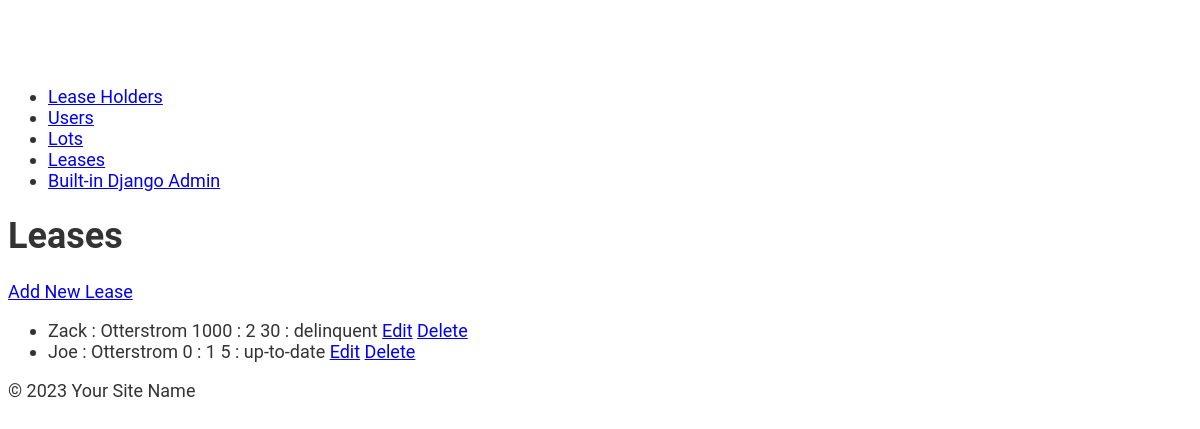
Before: /leases_back/ (signed in) with the older database file.
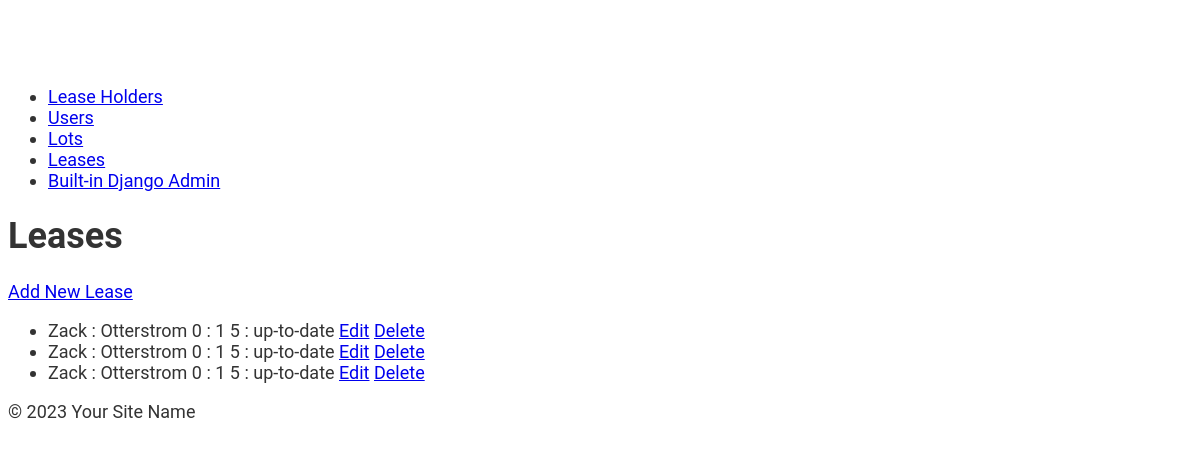
After: the same page with the newer database file.
### lots/models.py (models this page shows, shortened)
class Lease(models.Model):
    UP_TO_DATE = 'up-to-date'
    LATE = 'late'
    DELINQUENT = 'delinquent'
    PAYMENT_STATUS_CHOICES = [
        (UP_TO_DATE, 'Up to date'),
        (LATE, 'Late'),
        (DELINQUENT, 'Delinquent'),
    ]
    lot = models.ForeignKey(Lot, on_delete=models.CASCADE, help_text="The lot associated with the lease")
    lease_holder = models.ForeignKey(LeaseHolder, on_delete=models.PROTECT,
                                     help_text="The lease holder associated with this lease")
    last_payment_date = models.DateField(null=True, blank=True, help_text="Date of the most recent payment")
    last_payment_date_id = models.ForeignKey('Payment', on_delete=models.SET_NULL, null=True, blank=True,
                                             related_name='last_payment_for_lease',
                                             help_text="ID of the most recent payment")
    monthly_rental_amount = models.IntegerField(help_text="Monthly rental amount for the lease")
    due_date = models.PositiveSmallIntegerField(validators=[MaxValueValidator(30)],
                                                help_text="Due date for monthly payments")
    grace_period = models.PositiveSmallIntegerField(validators=[MaxValueValidator(30)],
                                                    help_text="Grace period allowed after the due date")
    lease_agreement_path = models.FileField(upload_to='lease_agreements/',
                                            help_text="File path to the lease agreement document")
    lot_image_path = models.FileField(upload_to='images/', help_text="File path to the image of the lot")
    payment_status = models.CharField(
        max_length=20,
        choices=PAYMENT_STATUS_CHOICES,
        default=LATE,
        help_text="Current payment status of the lease"
    )
    def __str__(self):
        return (f"{self.lease_holder}\n"
                f"{self.monthly_rental_amount} : {self.due_date}\n"
                f"{self.grace_period} : {self.payment_status}\n")  # add later?

class LeaseHolder(models.Model):
    lease_holder_first_name = models.CharField(max_length=200, help_text="First name of the lease holder")
    lease_holder_last_name = models.CharField(max_length=200, help_text="Last name of the lease holder")
    lease_holder_address = models.CharField(max_length=200, help_text="Address of the lease holder")
    email = models.CharField(max_length=200, help_text="Email address of the lease holder")
    phone = models.CharField(max_length=200, help_text="Phone number of the lease holder")
    def __str__(self):
        return f"{self.lease_holder_first_name} : {self.lease_holder_last_name}\n"

### lots/views.py (the view)
# urls.py: path('leases_back/', lease_back_list, name='lease_back_list'),
@login_required
@user_passes_test(is_staff_or_admin)
def lease_back_list(request):
    leases = Lease.objects.all()
    return render(request, 'lots/lease_back_list.html', {'leases': leases})

### lots/views.py (called while the page is built)
def is_staff_or_admin(user):
    return user.is_staff or user.is_superuser

### lots/templates/lots/lease_back_list.html
{% extends 'lots/base.html' %}
{% block content %}
<body>
    <h1>Leases</h1>
    <a href="{% url 'lease_create' %}">Add New Lease</a>
    <ul>
        {% for lease in leases %}
        <li>
            {{ lease }}
            <a href="{% url 'lease_update' lease.pk %}">Edit</a>
            <a href="{% url 'delete_lease_back' lease.pk %}">Delete</a>
        </li>
        {% endfor %}
    </ul>
</body>
{% endblock %}

Changed rows visible on the page:
removed Lease: lease_holder+monthly_rental_amount+due_date "Zack : Otterstrom 1000 : 2 30 : delinquent"
removed Lease: lease_holder+monthly_rental_amount+due_date "Joe : Otterstrom 0 : 1 5 : up-to-date"
added Lease: lease_holder+monthly_rental_amount+due_date "Zack : Otterstrom 0 : 1 5 : up-to-date"
added Lease: lease_holder+monthly_rental_amount+due_date "Zack : Otterstrom 0 : 1 5 : up-to-date"
added Lease: lease_holder+monthly_rental_amount+due_date "Zack : Otterstrom 0 : 1 5 : up-to-date"
